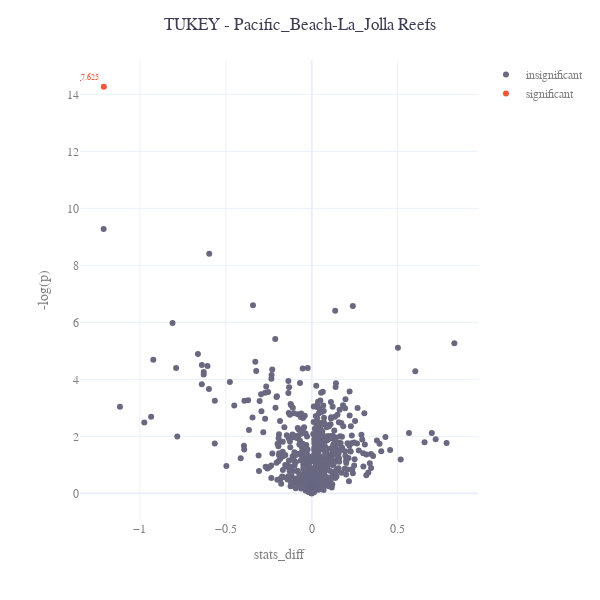
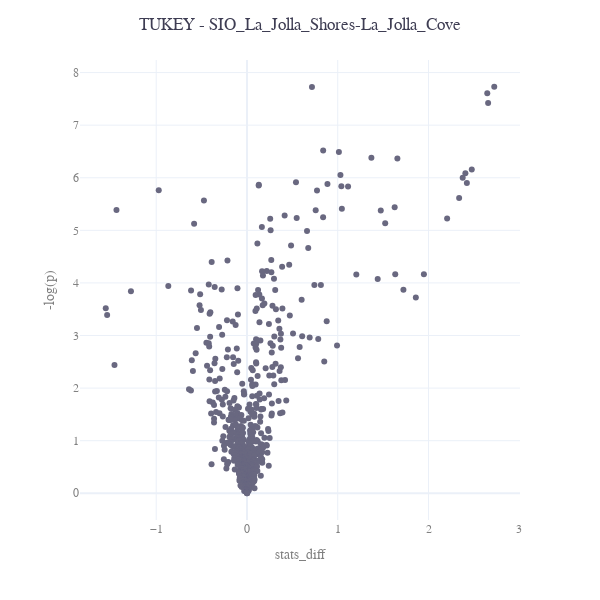

These figures' notebook cell, in order:
### Markdown cell above
Create a volcano plot that displays -log(p) on the y-axis and group-difference on the x-axis. Again, display names of top findings in the plot

### Code cell
@interact(contrast=['-'.join([x,y]) for x,y in contrasts])
def plot_tukey(contrast):
    df = tukey[tukey["contrast"] == contrast]

    # create figure
    fig = px.scatter(template='plotly_white', width=600, height=600)

    # plot insignificant values
    fig.add_trace(go.Scatter(x=df[df['stats_significant'] == False]['stats_diff'],
                            y=df[df['stats_significant'] == False]['stats_p'].apply(lambda x: -np.log(x)),
                            mode='markers', marker_color='#696880', name='insignificant'))

    # plot significant values
    fig.add_trace(go.Scatter(x=df[df['stats_significant']]['stats_diff'],
                            y=df[df['stats_significant']]['stats_p'].apply(lambda x: -np.log(x)),
                            mode='markers+text', text=anova['metabolite'].iloc[:4], textposition='top left', 
                            textfont=dict(color='#ef553b', size=8), marker_color='#ef553b', name='significant'))

    fig.update_layout(font={"color":"grey", "size":12, "family":"Sans"},
                    title={"text":f"TUKEY - {contrast}", 'x':0.5, "font_color":"#3E3D53"},
                    xaxis_title="stats_diff", yaxis_title="-log(p)")

    # save image as pdf
    fig.write_image(os.path.join(result_dir, "TukeyHSD.pdf"), scale=3)

    display(fig)

### Figure 1 — Plotly figure (JSON) as saved in the notebook; plotly's stock layout.template omitted (floating-point values rounded to 4 significant figures; data arrays with more than 128 entries replaced by an {"elided": "..."} marker saying what was removed)
{"data": [{"hovertemplate": "<extra></extra>", "legendgroup": "", "marker": {"color": "#636efa", "symbol": "circle"}, "mode": "markers", "name": "", "orientation": "v", "showlegend": false, "type": "scatter", "xaxis": "x", "yaxis": "y"}, {"marker": {"color": "#696880"}, "mode": "markers", "name": "insignificant", "type": "scatter", "x": {"elided": "755 float values"}, "y": {"elided": "755 float values"}}, {"marker": {"color": "#ef553b"}, "mode": "markers+text", "name": "significant", "text": ["59188_312.231_7.625", "57080_314.247_7.36", "21870_246.18_3.969", "80910_243.174_10.41"], "textfont": {"color": "#ef553b", "size": 8}, "textposition": "top left", "type": "scatter", "x": [-1.21], "y": [14.27]}], "layout": {"font": {"color": "grey", "family": "Sans", "size": 12}, "height": 600, "legend": {"tracegroupgap": 0}, "margin": {"t": 60}, "title": {"font": {"color": "#3E3D53"}, "text": "TUKEY - Pacific_Beach-La_Jolla Reefs", "x": 0.5}, "width": 600, "xaxis": {"anchor": "y", "domain": [0, 1], "title": {"text": "stats_diff"}}, "yaxis": {"anchor": "x", "domain": [0, 1], "title": {"text": "-log(p)"}}}}

### Figure 2 — Plotly figure (JSON) as saved in the notebook; plotly's stock layout.template omitted (floating-point values rounded to 4 significant figures; data arrays with more than 128 entries replaced by an {"elided": "..."} marker saying what was removed)
{"data": [{"hovertemplate": "<extra></extra>", "legendgroup": "", "marker": {"color": "#636efa", "symbol": "circle"}, "mode": "markers", "name": "", "orientation": "v", "showlegend": false, "type": "scatter", "xaxis": "x", "yaxis": "y"}, {"marker": {"color": "#696880"}, "mode": "markers", "name": "insignificant", "type": "scatter", "x": {"elided": "756 float values"}, "y": {"elided": "756 float values"}}, {"marker": {"color": "#ef553b"}, "mode": "markers+text", "name": "significant", "text": ["59188_312.231_7.625", "57080_314.247_7.36", "21870_246.18_3.969", "80910_243.174_10.41"], "textfont": {"color": "#ef553b", "size": 8}, "textposition": "top left", "type": "scatter", "x": [], "y": []}], "layout": {"font": {"color": "grey", "family": "Sans", "size": 12}, "height": 600, "legend": {"tracegroupgap": 0}, "margin": {"t": 60}, "title": {"font": {"color": "#3E3D53"}, "text": "TUKEY - SIO_La_Jolla_Shores-La_Jolla_Cove", "x": 0.5}, "width": 600, "xaxis": {"anchor": "y", "domain": [0, 1], "title": {"text": "stats_diff"}}, "yaxis": {"anchor": "x", "domain": [0, 1], "title": {"text": "-log(p)"}}}}
